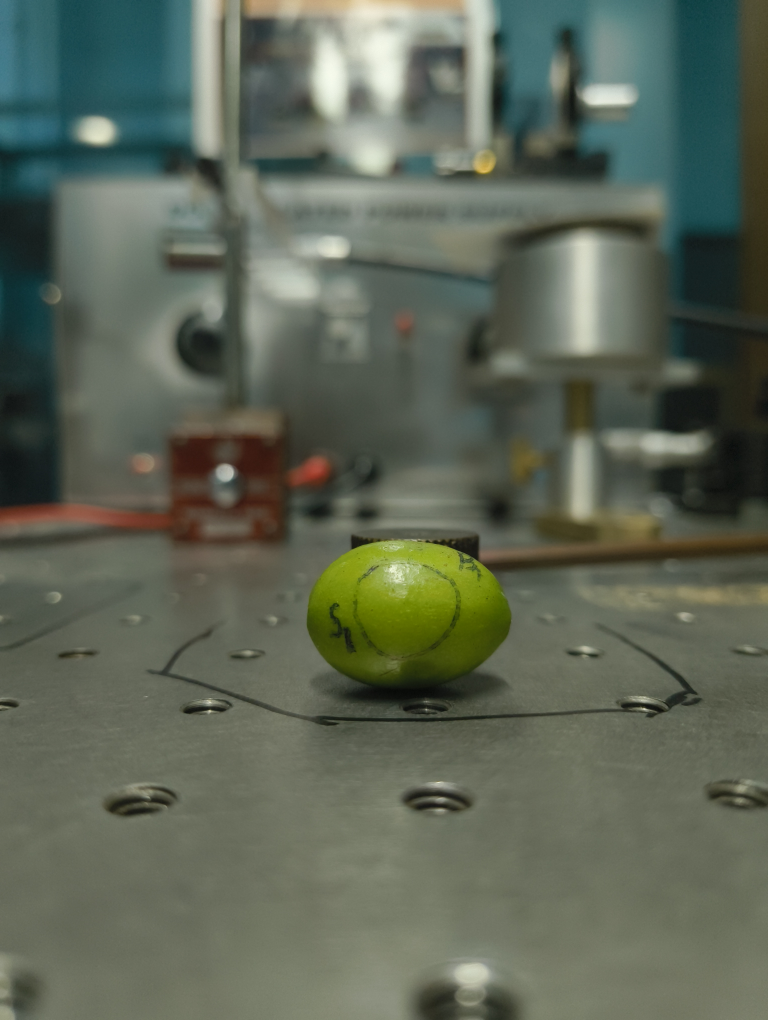
#> input picture Data/Jujube/Sample_Images/B1_S1.jpeg, 3072 x 4080 px, found by its file name (shown at 1/4 size)
$ jupyter execute RGB_Jujube.ipynb
#> lines starting #> are read from the running program, lines starting #| are printed output that depends on the picture; after the words box and inside, x2 and y2 are one past the last pixel; in counts of white or black regions, pixels touching at a corner belong together
[cell 1]
import cv2
import numpy as np
import matplotlib.pyplot as plt
from skimage import color

# ============================================================
# CONFIGURATION — JUJUBA
# ============================================================

jujuba = {
    "B1": {
        "files": [
            r"Data\Jujube\Sample_Images\B1_S1.jpeg",
            r"Data\Jujube\Sample_Images\B1_S2.jpeg",
        ],
        "circles": [(1600,2456,116),(1620,2420,116)],
        "color": "#27ae60",
        "label": "B1",
    },
    "B2": {
        "files": [
            r"Data\Jujube\Sample_Images\B2_S1.jpeg",
            r"Data\Jujube\Sample_Images\B2_S2.jpeg",
        ],
        "circles": [(1573,2296,116),(1653,2333,116)],
        "color": "#e67e22",
        "label": "B2",
    },
    "B3": {
        "files": [
            r"Data\Jujube\Sample_Images\B3_S1.jpeg",
            r"Data\Jujube\Sample_Images\B3_S2.jpeg",
        ],
        "circles": [(1696,2446,116),(1673,2510,116)],
        "color": "#c0392b",
        "label": "B3",
    },
}

# ============================================================
# FEATURE EXTRACTION
# ============================================================

summary = {}

for bid, data in jujuba.items():

    L_list, a_list, b_list = [], [], []
    rg_list, rb_list, nd_list = [], [], []

    for idx, (file, circle) in enumerate(zip(data["files"], data["circles"])):

        img = cv2.imread(file)
#> img is the input picture: shape (4080, 3072, 3); mean B, G, R 86.8, 102, 93.8
        if img is None:
            print(f"[ERROR] {file}")
            continue

        img_rgb = cv2.cvtColor(img, cv2.COLOR_BGR2RGB)
        img_norm = img_rgb.astype(np.float32) / 255.0

        x, y, r = circle
        mask = np.zeros(img.shape[:2], dtype=np.uint8)
        cv2.circle(mask, (x, y), r, 255, -1)
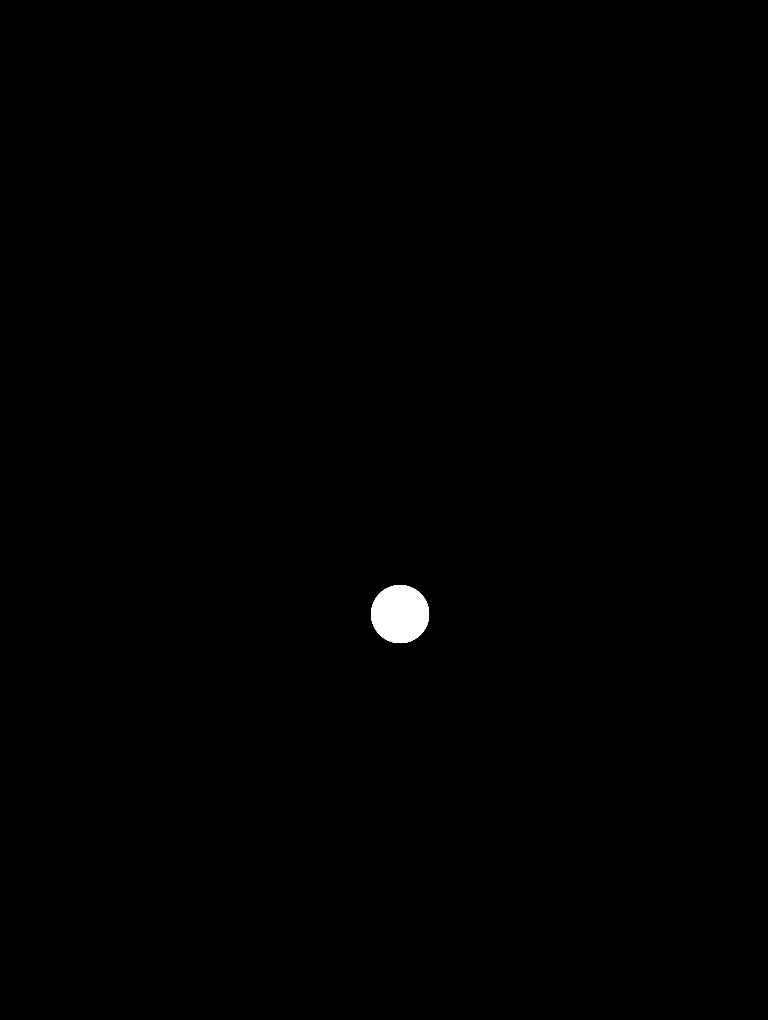
#> mask: shape (4080, 3072) (shown at 1/4 size); 0.34% white; 1 white region, box (x1, y1, x2, y2) and area: (1484, 2340, 1717, 2573) 42265


        pix_rgb = img_rgb[mask == 255].astype(np.float32)
        R = np.mean(pix_rgb[:,0])
#> R = 107.5
        G = np.mean(pix_rgb[:,1])
#> G = 125.2
        B = np.mean(pix_rgb[:,2])
#> B = 12

        rg_list.append(R/G if G else 0)
        rb_list.append(R/B if B else 0)
        nd_list.append((R-G)/(R+G) if (R+G) else 0)

    summary[bid] = {

        "rg": np.array(rg_list),
        "rb": np.array(rb_list),
        "nd": np.array(nd_list),
    }
#> pass 2 of the loop `for bid, data in jujuba.items():`:
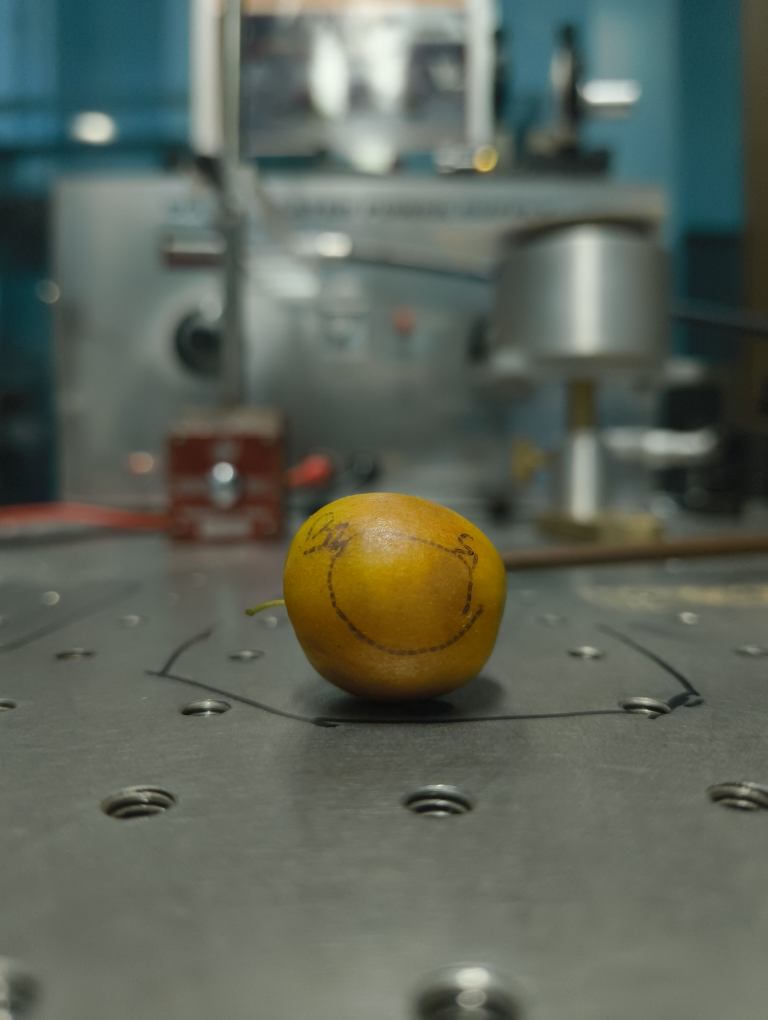
#> input picture Data/Jujube/Sample_Images/B2_S1.jpeg, 3072 x 4080 px, found by its file name (shown at 1/4 size)
#> img is the input picture: shape (4080, 3072, 3); mean B, G, R 89.5, 100.4, 93.5
#> `cv2.circle(mask, (x, y), r, 255, -1)`:
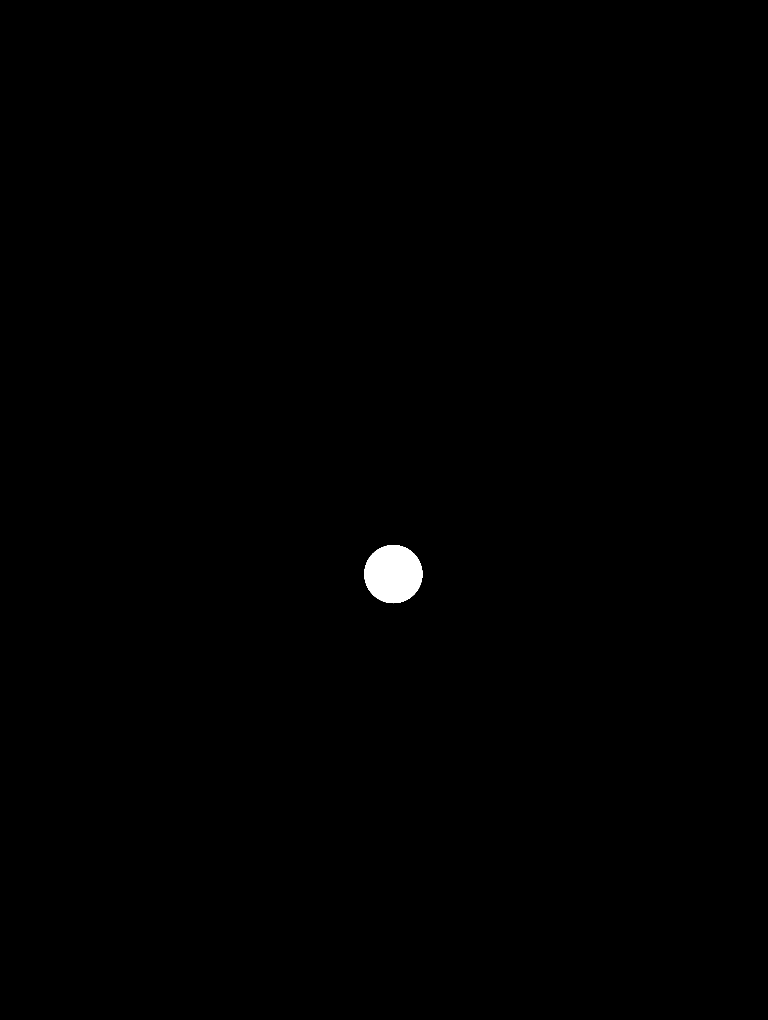
#> mask: shape (4080, 3072) (shown at 1/4 size); 0.34% white; 1 white region, box (x1, y1, x2, y2) and area: (1457, 2180, 1690, 2413) 42265
#> pass 3 of the loop `for bid, data in jujuba.items():`:
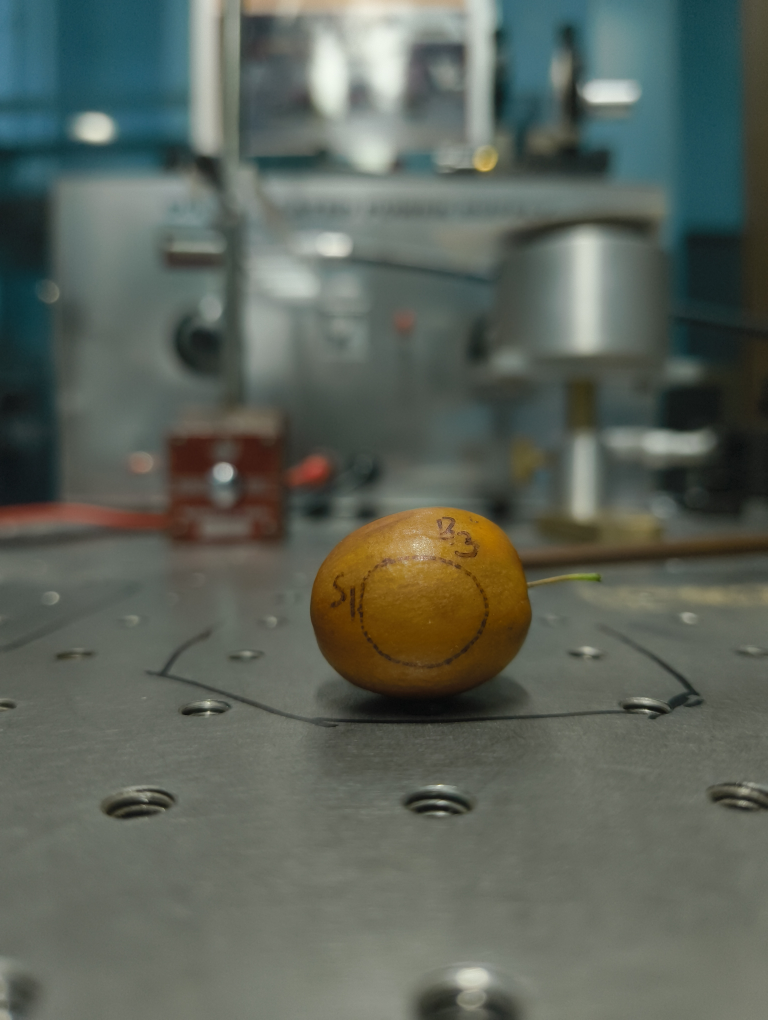
#> input picture Data/Jujube/Sample_Images/B3_S1.jpeg, 3072 x 4080 px, found by its file name (shown at 1/4 size)
#> img is the input picture: shape (4080, 3072, 3); mean B, G, R 90.1, 99.5, 92.6
#> `cv2.circle(mask, (x, y), r, 255, -1)`:
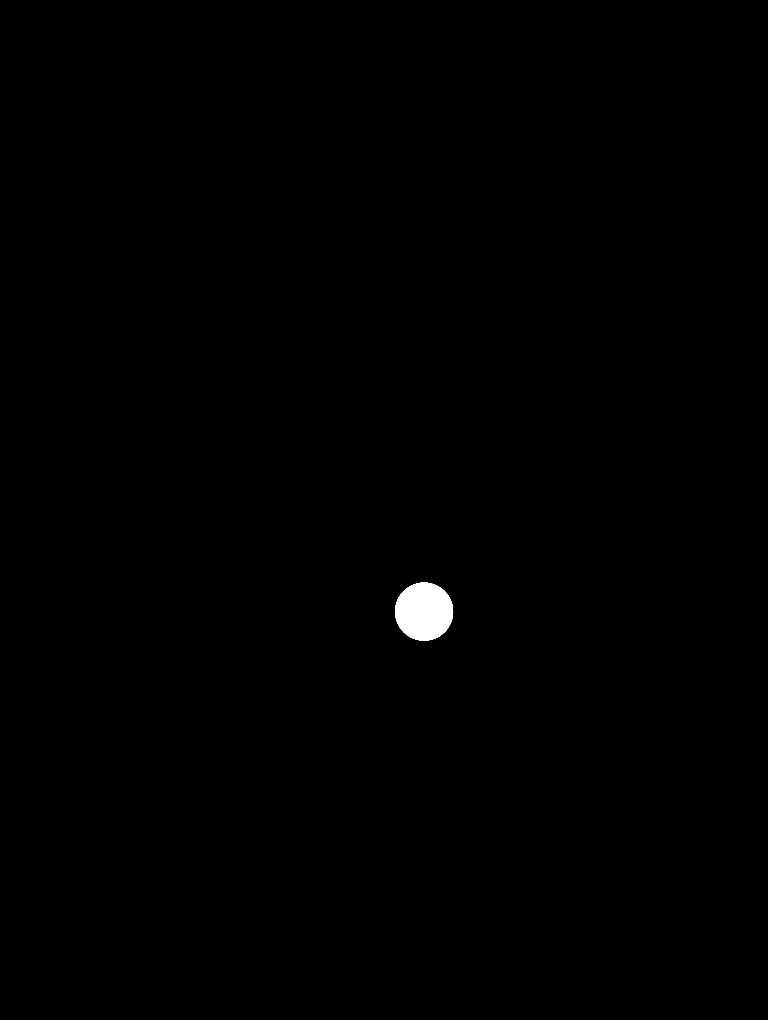
#> mask: shape (4080, 3072) (shown at 1/4 size); 0.34% white; 1 white region, box (x1, y1, x2, y2) and area: (1580, 2330, 1813, 2563) 42265

# ============================================================
# PLOTS
# ============================================================

ids = ["B1","B2","B3"]

bar_colors  = ['#27ae60', '#e67e22', '#c0392b']
trend_color = '#2c3e50'

x = np.array([1, 2, 3])
x_lbls = ['B1', 'B2', 'B3']

# ============================================================
#  R/G
# ============================================================

plt.figure(figsize=(6,4))
ax = plt.gca()

vals = [np.mean(summary[o]["rg"]) for o in ids]

bars = ax.bar(x, vals, color=bar_colors, width=0.5,
              alpha=0.85, edgecolor='black', linewidth=0.8)

ax.plot(x, vals, 'o-', color=trend_color,
        linewidth=2, markersize=8,
        markerfacecolor='white', markeredgewidth=2)

for bar, val in zip(bars, vals):
    ax.text(bar.get_x()+bar.get_width()/2,
            bar.get_height()+0.01*max(vals),
            f'{val:.4f}', ha='center', fontsize=9, fontweight='bold')

ax.set_title("R/G ratio", fontweight='bold')
ax.set_xticks(x)
ax.set_xticklabels(x_lbls)
ax.set_ylabel("Ratio Value")
ax.grid(True, alpha=0.3, axis='y')
ax.spines['top'].set_visible(False)
ax.spines['right'].set_visible(False)

plt.tight_layout()
plt.savefig('RG Ratio.png', dpi=600, bbox_inches='tight')
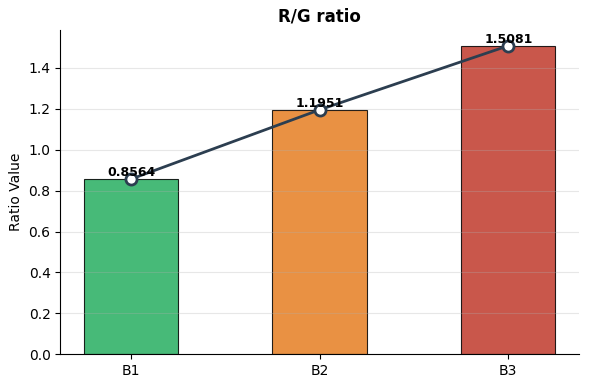
#> figure drawn by matplotlib, 1 panel; tallest bar 1.51 high, from x = 2.75 to 3.25

plt.show()

# ============================================================
#  R/B
# ============================================================

plt.figure(figsize=(6,4))
ax = plt.gca()

vals = [np.mean(summary[o]["rb"]) for o in ids]

bars = ax.bar(x, vals, color=bar_colors, width=0.5,
              alpha=0.85, edgecolor='black', linewidth=0.8)

ax.plot(x, vals, 'o-', color=trend_color,
        linewidth=2, markersize=8,
        markerfacecolor='white', markeredgewidth=2)

for bar, val in zip(bars, vals):
    ax.text(bar.get_x()+bar.get_width()/2,
            bar.get_height()+0.01*max(vals),
            f'{val:.4f}', ha='center', fontsize=9, fontweight='bold')

ax.set_title("R/B ratio", fontweight='bold')
ax.set_xticks(x)
ax.set_xticklabels(x_lbls)
ax.set_ylabel("Ratio Value")
ax.grid(True, alpha=0.3, axis='y')
ax.spines['top'].set_visible(False)
ax.spines['right'].set_visible(False)

plt.tight_layout()
plt.savefig('RB Ratio.png', dpi=600, bbox_inches='tight')
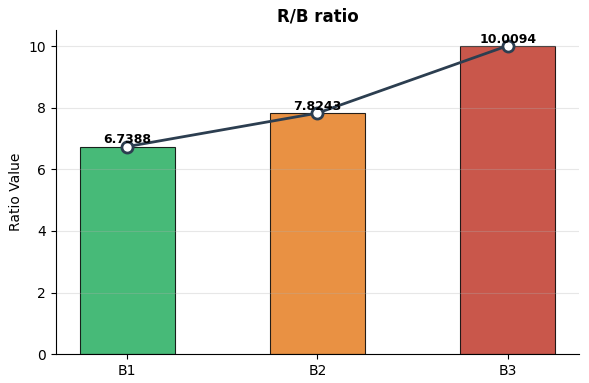
#> figure drawn by matplotlib, 1 panel; tallest bar 10.01 high, from x = 2.75 to 3.25
plt.show()
